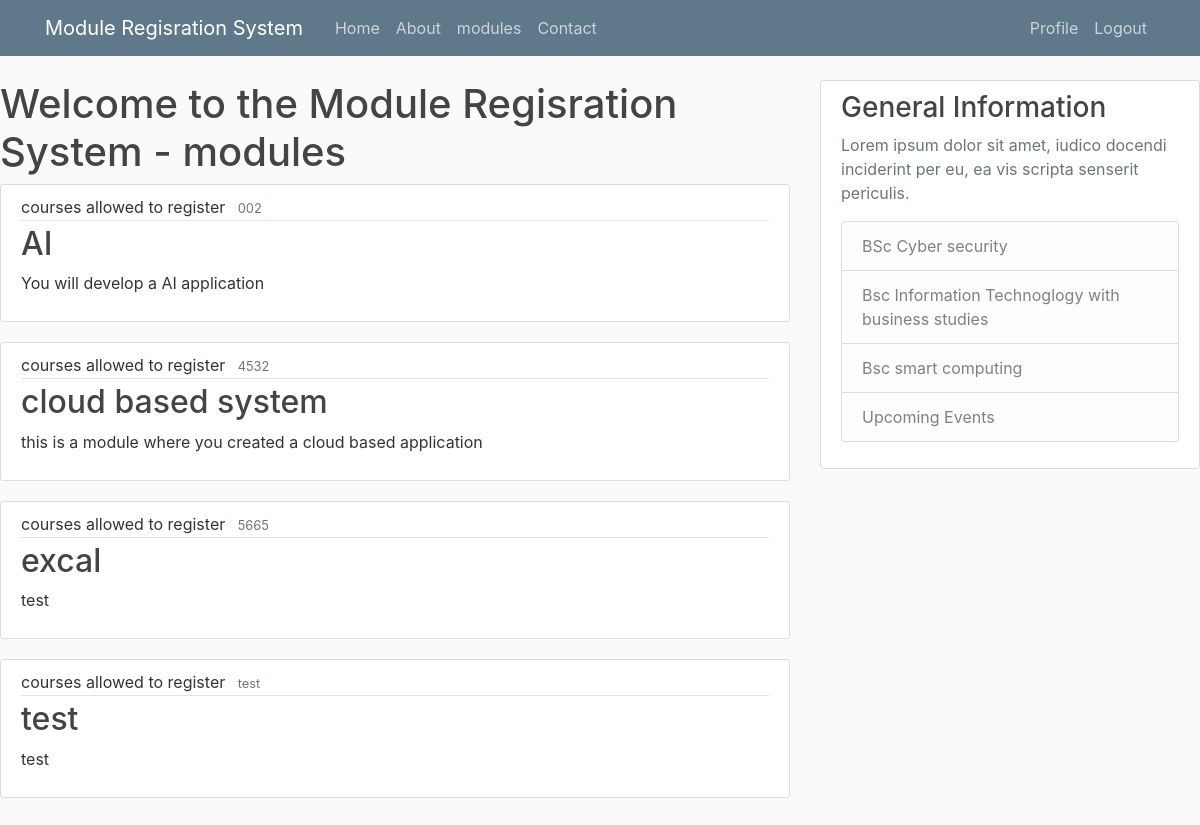
Page /modules (signed in) on the committed database.
### ModuleRegisrationSystem/models.py (models this page shows)
class Module(models.Model):
    Name = models.CharField(max_length = 100)
    Code = models.CharField(max_length = 100)
    Credit = models.CharField(max_length = 100)
    Category = models.CharField(max_length = 100)
    details = models.TextField()
    Availbity = models.CharField(max_length= 100, choices= [('yes', 'yes'), ('no', 'no')],default= 'yes')
    Groups = models.ManyToManyField(Group,related_name= 'modules')
    def __str__(self):
        return f'{self.Name}'

### ModuleRegisrationSystem/views.py (the view)
# urls.py: path('modules', PostListView.as_view(), name = 'modules'),
class PostListView(ListView):
    model = Module
    template_name = 'ModuleRegisrationSystem/modules.html'
    context_object_name = 'modules'
    ordering = ['Code']
    paginate_by = 5

### ModuleRegisrationSystem/templates/ModuleRegisrationSystem/modules.html (shortened to what this page needs)
{% extends "ModuleRegisrationSystem/base.html" %}
{% block content %}
    <h1>Welcome to the Module Regisration System - modules</h1>
{% for Module in modules %}
    <article class="media content-section">
        <div class="media-body">
        <div class="article-metadata">
            <a class ="mr-2"> courses allowed to register</a>
            <small class="text-muted">{{ Module.Code }}</small>
    </div>
    <h2><a class="article-title" href="#">{{ Module }}</a></h2>
    <p class="article-content">{{ Module.details }}</p>
    </div>
    </article>
{% endfor %}
{% endblock content %}

### ModuleRegisrationSystem/static/css/styles.css (style rules this page uses)
html { position: relative; min-height: 100%; }
body { background: #fafafa; color: #333333; margin-top: 5rem; margin-bottom: 50px; }
h1, h2, h3, h4, h5, h6 { color: #444444; }
.content-section { background: #ffffff; padding: 10px 20px; border: 1px solid #dddddd; border-radius: 3px; margin-bottom: 20px; }
.article-title { color: #444444; }
.article-content { white-space: pre-line; }
.article-metadata { padding-bottom: 1px; margin-bottom: 4px; border-bottom: 1px solid #e3e3e3 }

### rows in the picture
Module: Code "002", Name "AI", details "You will develop a AI application"
Module: Code "4532", Name "cloud based system", details "this is a module where you created a cloud based application"
Module: Code "5665", Name "excal", details "test"
Module: Code "test", Name "test", details "test"
